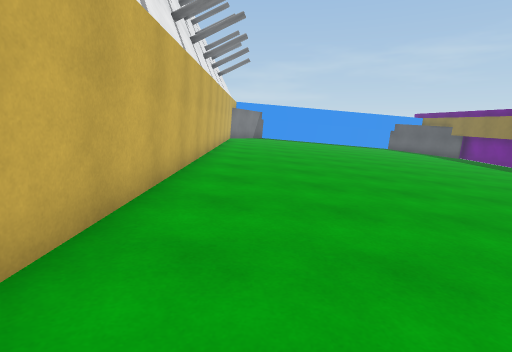
View 1 (above)

18 first-person views from a walk through a scene from a Unity 3-D project. The camera is 1.3 m above the floor, tilts 10° down and sees 80° across. The floor is counted in squares, 1 m on a side. Each view is taken from the middle of a square. On the plan, view 1 faces up. The plan holds only what a view shows up to about 14 squares ahead; the rest is blank. The place goes on beyond the plan. The player character is not drawn.

View 2
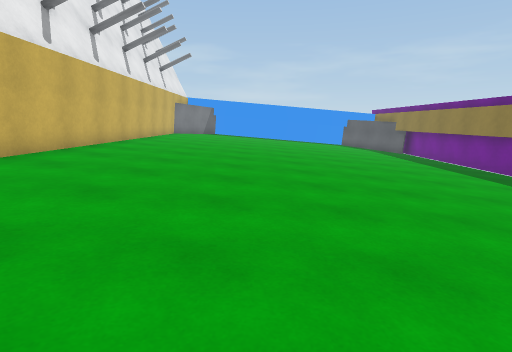

View 3
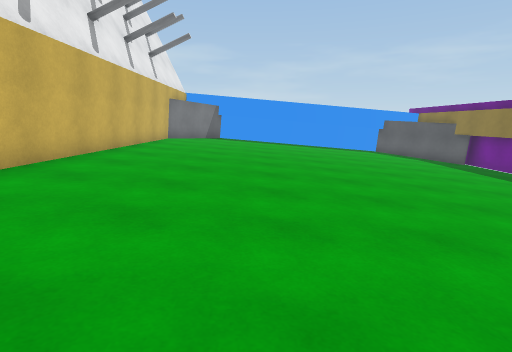

View 4
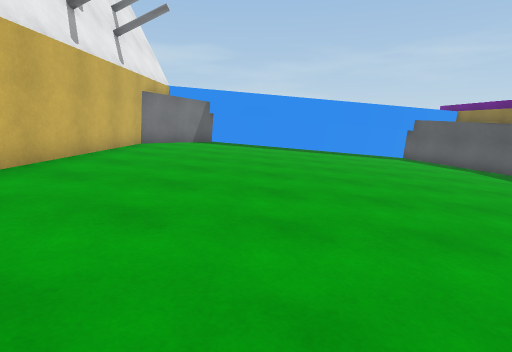

View 5
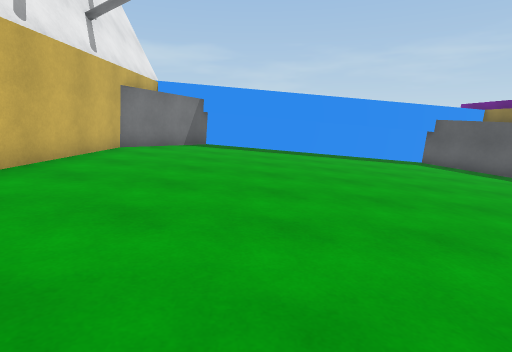

View 6
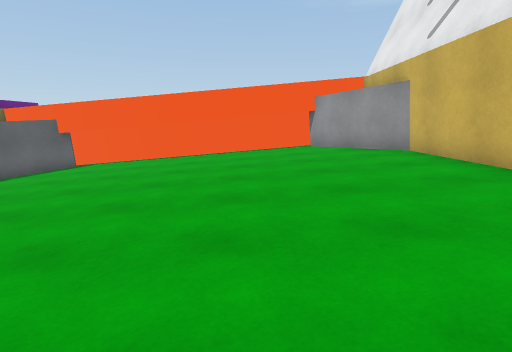

View 7
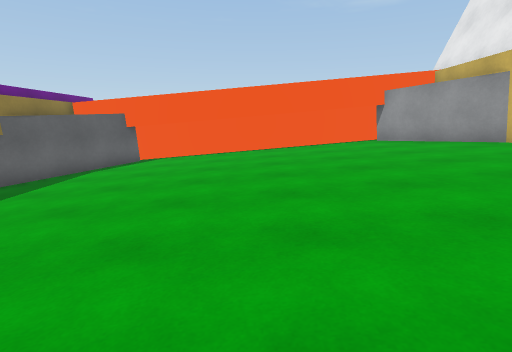

View 8
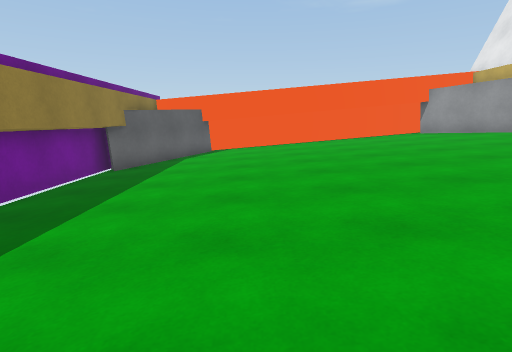

View 9
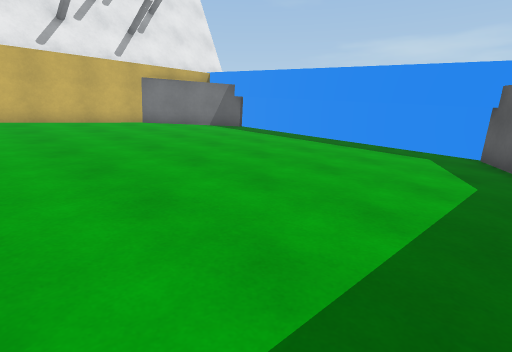

View 10
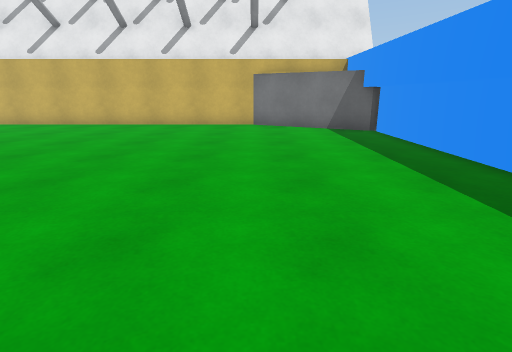

View 11
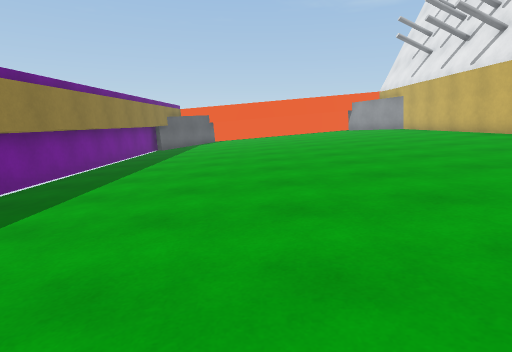

View 12
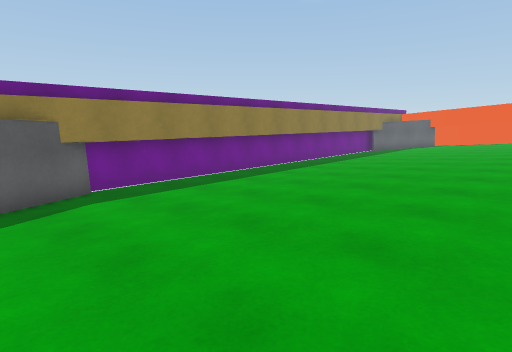

View 13
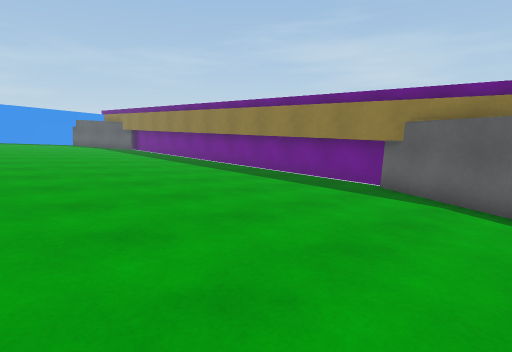

View 14
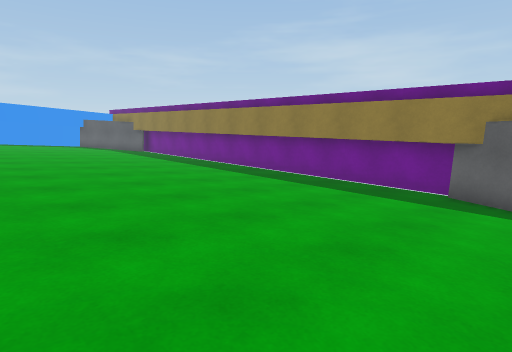

View 15
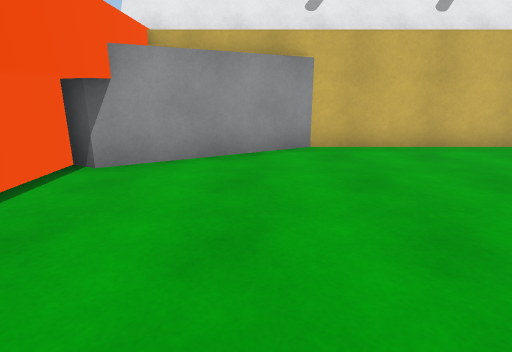

View 16
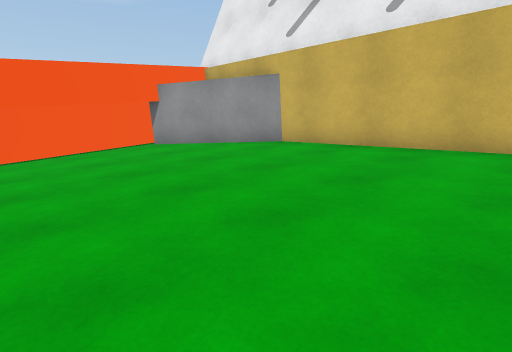

View 17
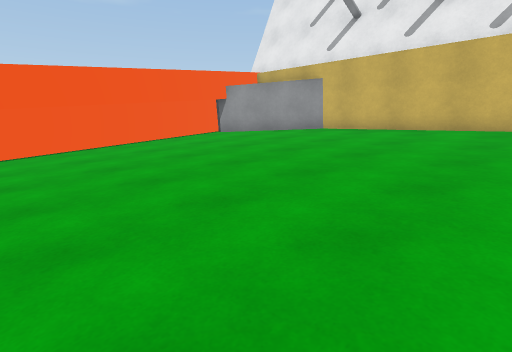

View 18
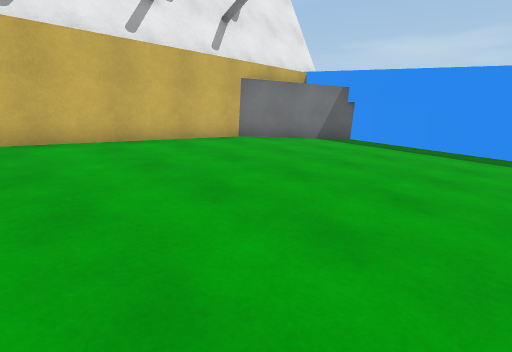

### Floor plan
Key: @ floor where view 1 was taken; # wall or solid block; . main floor; : floor 0.25 m higher than the main floor; - floor 0.25 m lower than the main floor; + floor 0.5 m higher than the main floor; * floor 0.75 m higher than the main floor.
Columns run from 2 left of view 1 to 14 right of it. Each row starts with its distance up from view 1.
 26   #############
 25  ##*+++:::...-##
 24  #**+++:::...--#
 23 ##**+++:::...--##
 22 #***+++:::...---#
 21 #***+++:::...---#
 20 #***+++:::...---#
 19 #***+++:::...---#
 18 #***+++:::...---#
 17 #***+++:::...---#
 16 #***+++:::...---#
 15 #***+++:::...---#
 14 #***+++:::...---#
 13 #***+++:::...---#
 12 #***+++:::...---#
 11 #***+++:::...---#
 10 #***+++:::...---#
  9 #***+++:::...---#
  8 #***+++:::...---#
  7 #***+++:::...---#
  6 #***+++:::...---#
  5 #***+++:::...---#
  4 #***+++:::...---#
  3 #***+++:::...---#
  2 #***+++:::...---#
  1 #***+++:::...---#
  0 #*@*+++:::...---#
 -1 ##**+++:::...--##
 -2  ##*+++:::...-##
 -3   #*+++:::...-#
 -4   #############

Where each view was taken, in squares from view 1:
view 1: 0 up, 0 right, facing up
view 2: 0 up, 4 right, facing up
view 3: 5 up, 3 right, facing up
view 4: 9 up, 3 right, facing up
view 5: 11 up, 3 right, facing up
view 6: 10 up, 3 right, facing down
view 7: 10 up, 6 right, facing down
view 8: 12 up, 9 right, facing down
view 9: 15 up, 13 right, facing up-left
view 10: 22 up, 12 right, facing left
view 11: 21 up, 8 right, facing down
view 12: 24 up, 4 right, facing down-right
view 13: 3 down, 4 right, facing up-right
view 14: 1 down, 4 right, facing up-right
view 15: 1 down, 6 right, facing left
view 16: 7 up, 6 right, facing down-left
view 17: 8 up, 10 right, facing down-left
view 18: 14 up, 7 right, facing up-left
